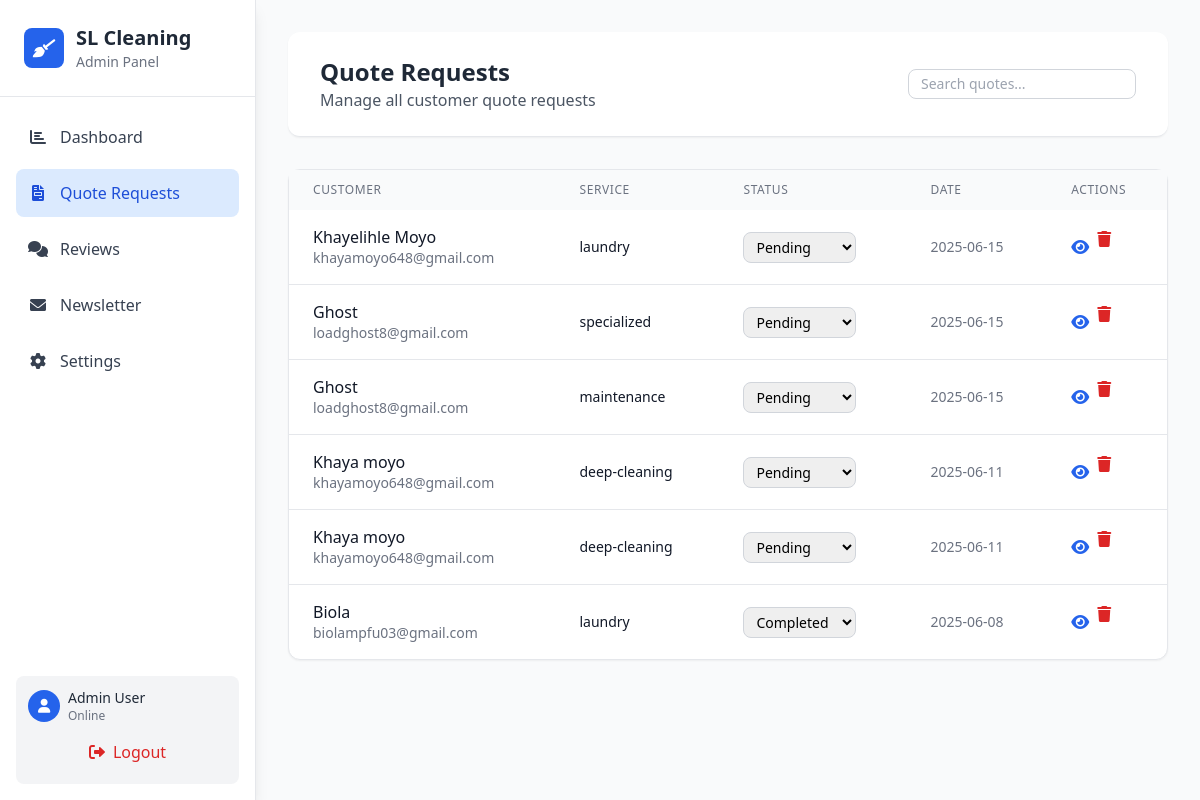
The app's page /admin/quotes (signed in), older data.
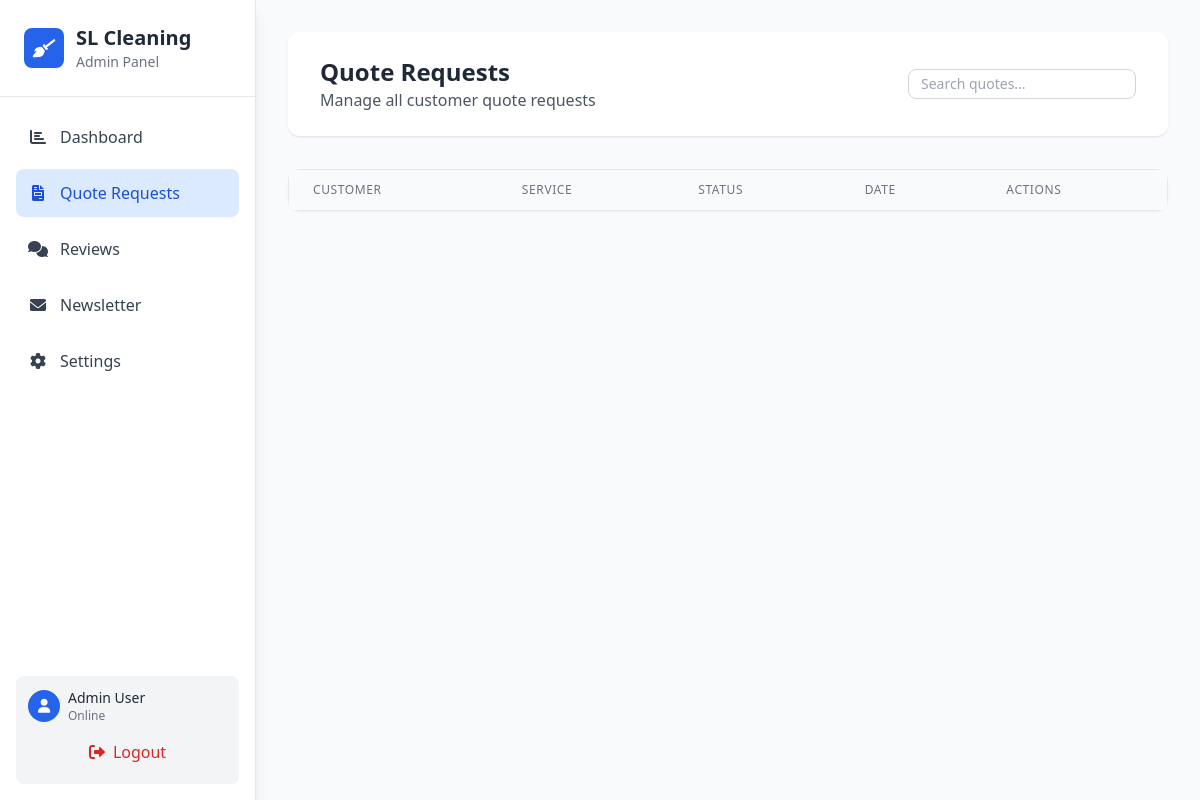
The same page, newer data.
### tables this page shows
CREATE TABLE quotes (
            id INTEGER PRIMARY KEY AUTOINCREMENT,
            name TEXT NOT NULL,
            email TEXT NOT NULL,
            phone TEXT NOT NULL,
            address TEXT,
            service TEXT NOT NULL,
            details TEXT,
            attachments TEXT,
            status TEXT DEFAULT 'pending',
            created_at TIMESTAMP DEFAULT CURRENT_TIMESTAMP,
            updated_at TIMESTAMP DEFAULT CURRENT_TIMESTAMP
        );

### app.py (the view)
@app.route('/admin/quotes')
@login_required
@ip_whitelist_required
def admin_quotes():
    conn = get_db_connection()
    quotes = conn.execute('''
        SELECT * FROM quotes
        ORDER BY created_at DESC
    ''').fetchall()
    conn.close()
    return render_template('admin_quotes.html', quotes=quotes)

### app.py (called while the page is built, shortened)
def get_db_connection():
    conn = sqlite3.connect(DATABASE)
    conn.row_factory = sqlite3.Row
    return conn

def ip_whitelist_required(f):
    @wraps(f)
    def decorated_function(*args, **kwargs):
        if ADMIN_IP_WHITELIST:
            client_ip = request.environ.get('HTTP_X_FORWARDED_FOR', request.environ.get('REMOTE_ADDR'))
            if client_ip not in ADMIN_IP_WHITELIST:
                flash('Access denied from this IP address.', 'danger')
                return redirect(url_for('index'))
        return f(*args, **kwargs)
    return decorated_function

def login_required(f):
    @wraps(f)
    def decorated_function(*args, **kwargs):
        if 'admin_logged_in' not in session:
            return redirect(url_for('admin_login'))
        return f(*args, **kwargs)
    return decorated_function

@app.before_request
def make_session_permanent():
    session.permanent = True
    if 'admin_logged_in' in session:
        last_activity = session.get('last_activity')
        session_duration = session.get('session_duration', 'regular')
        session['last_activity'] = datetime.now().isoformat()

### templates/admin_quotes.html (shortened to what this page needs)
        <!DOCTYPE html>
<html lang="en">
<head>
    <script src="https://cdn.tailwindcss.com"></script>
    <link href="https://cdnjs.cloudflare.com/ajax/libs/font-awesome/6.0.0/css/all.min.css" rel="stylesheet">
</head>
<body class="bg-gray-50">
    <div class="flex min-h-screen">
        <aside class="w-64 bg-white shadow-lg border-r border-gray-200 relative flex flex-col justify-between">
            <div>
                <div class="p-6 border-b border-gray-200">
                    <div class="flex items-center space-x-3">
                        <div class="w-10 h-10 bg-blue-600 rounded-lg flex items-center justify-center">
                            <i class="fas fa-broom text-white text-lg"></i>
                        </div>
                        <div>
                            <h1 class="font-bold text-xl text-gray-800">SL Cleaning</h1>
                            <p class="text-sm text-gray-500">Admin Panel</p>
                        </div>
                    </div>
                </div>
                <nav class="p-4 space-y-2">
                    <a href="/admin" class="flex items-center p-3 text-gray-700 hover:bg-gray-100 rounded-lg transition-colors">
                        <i class="fas fa-chart-bar w-5 text-center mr-3"></i>
                        <span>Dashboard</span>
                    </a>
                    <a href="/admin/quotes" class="sidebar-active flex items-center p-3 rounded-lg transition-colors">
                        <i class="fas fa-file-invoice w-5 text-center mr-3"></i>
                        <span>Quote Requests</span>
                    </a>
                    <a href="/admin/comments" class="flex items-center p-3 text-gray-700 hover:bg-gray-100 rounded-lg transition-colors">
                        <i class="fas fa-comments w-5 text-center mr-3"></i>
                        <span>Reviews</span>
                    </a>
                    <a href="/admin/newsletter" class="flex items-center p-3 text-gray-700 hover:bg-gray-100 rounded-lg transition-colors">
                        <i class="fas fa-envelope w-5 text-center mr-3"></i>
                        <span>Newsletter</span>
                    </a>
                    <a href="/admin/stats" class="flex items-center p-3 text-gray-700 hover:bg-gray-100 rounded-lg transition-colors">
                        <i class="fas fa-cog w-5 text-center mr-3"></i>
                        <span>Settings</span>
                    </a>
                </nav>
            </div>
            <div class="p-4">
                <div class="bg-gray-100 rounded-lg p-3">
                    <div class="flex items-center space-x-2 mb-2">
                        <div class="w-8 h-8 bg-blue-600 rounded-full flex items-center justify-center">
                            <i class="fas fa-user text-white text-sm"></i>
                        </div>
                        <div>
                            <p class="text-sm font-medium text-gray-800">Admin User</p>
                            <p class="text-xs text-gray-500">Online</p>
                        </div>
                    </div>
                    <a href="/admin/logout" class="flex items-center justify-center w-full p-2 text-red-600 hover:bg-red-50 rounded-lg transition-colors">
                        <i class="fas fa-sign-out-alt mr-2"></i>
                        <span>Logout</span>
                    </a>
                </div>
            </div>
        </aside>
        <main class="flex-1 p-8 overflow-auto">
            <header class="bg-white border-b border-gray-200 px-8 py-6 mb-8 rounded-xl shadow-sm">
                <div class="flex items-center justify-between">
                    <div>
                        <h1 class="text-2xl font-bold text-gray-800">Quote Requests</h1>
                        <p class="text-gray-600">Manage all customer quote requests</p>
                    </div>
                    <div class="flex items-center space-x-4">
                        <input type="text" id="quoteSearch" class="border border-gray-300 rounded-lg px-3 py-1 text-sm" placeholder="Search quotes..." oninput="searchQuotes()">
                    </div>
                </div>
            </header>
            <div class="bg-white rounded-xl shadow-sm border border-gray-200">
                <div class="overflow-x-auto">
                    <table class="w-full" id="quotesTable">
                        <thead class="bg-gray-50">
                            <tr>
                                <th class="text-left text-xs font-medium text-gray-500 uppercase tracking-wider px-6 py-3">Customer</th>
                                <th class="text-left text-xs font-medium text-gray-500 uppercase tracking-wider px-6 py-3">Service</th>
                                <th class="text-left text-xs font-medium text-gray-500 uppercase tracking-wider px-6 py-3">Status</th>
                                <th class="text-left text-xs font-medium text-gray-500 uppercase tracking-wider px-6 py-3">Date</th>
                                <th class="text-left text-xs font-medium text-gray-500 uppercase tracking-wider px-6 py-3">Actions</th>
                            </tr>
                        </thead>
                        <tbody class="divide-y divide-gray-200" id="quotesBody">
                            {% for quote in quotes %}
                            <tr class="hover:bg-gray-50">
                                <td class="px-6 py-4">
                                    <div>
                                        <div class="font-medium text-gray-900">{{ quote.name }}</div>
                                        <div class="text-sm text-gray-500">{{ quote.email }}</div>
                                    </div>
                                </td>
                                <td class="px-6 py-4 text-sm text-gray-900">{{ quote.service }}</td>
                                <td class="px-6 py-4">
                                    <select class="status-select border border-gray-300 rounded-lg px-2 py-1 text-sm" onchange="updateStatus({{ quote.id }}, this.value)">
                                        <option value="pending" {% if quote.status == 'pending' %}selected{% endif %}>Pending</option>
                                        <option value="completed" {% if quote.status == 'completed' %}selected{% endif %}>Completed</option>
                                    </select>
                                </td>
                                <td class="px-6 py-4 text-sm text-gray-500">
                                    {{ quote.created_at.split()[0] if quote.created_at else 'N/A' }}
                                </td>
                                <td class="px-6 py-4">
                                    <div class="flex space-x-2">
                                        <button onclick="viewQuote({{ quote.id }})" class="text-blue-600 hover:text-blue-700">
                                            <i class="fas fa-eye"></i>
                                        </button>
                                        <form action="/admin/quotes/{{ quote.id }}/delete" method="POST" onsubmit="return confirm('Are you sure you want to delete this quote?');">
                                            <button type="submit" class="text-red-600 hover:text-red-700">
                                                <i class="fas fa-trash"></i>
                                            </button>
                                        </form>
                                    </div>
                                </td>
                            </tr>
                            {% endfor %}
                        </tbody>
                    </table>
                </div>
            </div>
        </main>
    </div>
</body>
</html>

### templates/admin_quotes.html (style rules this page uses)
.sidebar-active { background-color: #dbeafe; color: #1d4ed8; }

Row changes from the older to the newer data that the page shows:
removed quotes: name "Khayelihle Moyo", email "khayamoyo648@gmail.com", service "laundry", status+id "Pending", created_at "2025-06-15"
removed quotes: name "Ghost", email "loadghost8@gmail.com", service "specialized", status+id "Pending", created_at "2025-06-15"
removed quotes: name "Ghost", email "loadghost8@gmail.com", service "maintenance", status+id "Pending", created_at "2025-06-15"
removed quotes: name "Khaya moyo", email "khayamoyo648@gmail.com", service "deep-cleaning", status+id "Pending", created_at "2025-06-11"
removed quotes: name "Khaya moyo", email "khayamoyo648@gmail.com", service "deep-cleaning", status+id "Pending", created_at "2025-06-11"
removed quotes: name "Biola", email "biolampfu03@gmail.com", service "laundry", status+id "Completed", created_at "2025-06-08"
